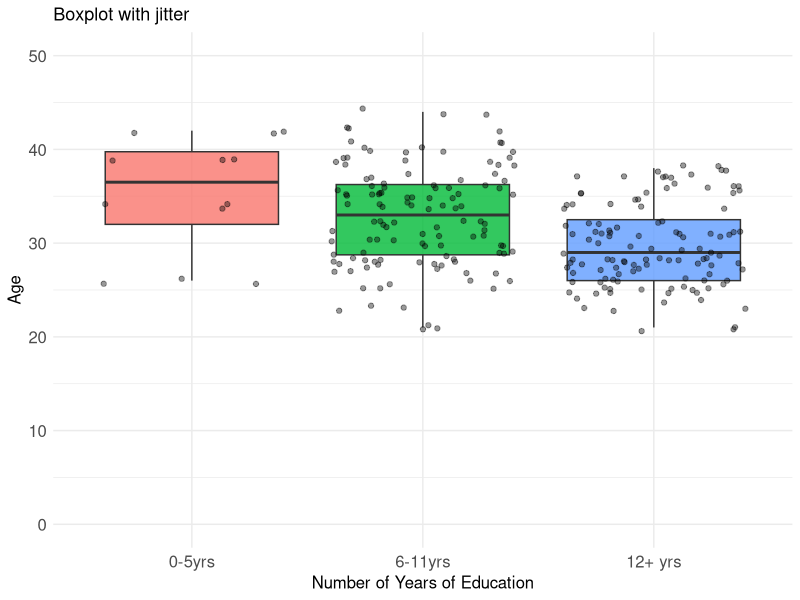

Reproduce this figure in R.
## ---- chunk 1
knitr::opts_chunk$set(echo = FALSE,
                      warning = FALSE,
                      tidy = FALSE,
                      message = FALSE,
                      fig.align = 'center',
                      out.width = "100%")
options(knitr.table.format = "html") 
## ---- chunk 2
library(ggplot2)
library(dplyr)
library(forcats)
data("infert")
## ---- chunk 3
ggplot(infert, aes(education, age)) +
  geom_boxplot(aes(fill=education), alpha=0.8, show.legend = FALSE) + 
  geom_jitter(, alpha=0.4, show.legend = FALSE) + 
  xlab('Number of Years of Education') + ylab('Age') + 
  theme_minimal() + ylim(0,50) + ggtitle('Boxplot with jitter') + 
  theme(axis.text=element_text(size=12), axis.title = element_text(size=12), 
        legend.text = element_text(size=12), legend.title = element_text(size=12),
        plot.title = element_text(size=13))
## ---- chunk 4
library(kableExtra)
library(dplyr)
infoCard <- data.frame(title = c('About \r\n\r\n', 
                     'Common usage \r\n\r\n', 
                     'Number of / \r\nType of Variables \r\n\r\n', 
                     'R Package \r\n\r\n', 
                     'R Function'),
           info = c('A boxplot is a visual representation of the statistical five numbers summary of a continuous variable (minimum, first quartile, median, third quartile and maximum). It depicts the centering, spread and distribution of the data. Jittering allows clearer visualization of spread of actual data points collected. <br<br><br>', 
                    'Visualizing differences among different groups <br<br><br>',
                    '1 numeric <br> 1 per numeric and categorical <br<br><br>', 
                    'ggplot2<br<br><br>',
                    'geom_boxplot, geom_jitter'))
infoCard %>% mutate(title = cell_spec(title, color = "#E7699E", bold = T)) %>% kable(col.names = c('',''), align = 'l', escape=FALSE, booktabs=TRUE, format='html') %>% column_spec(column=1, width = '4.5cm') %>% 
  column_spec(column=2, width = '13cm')
